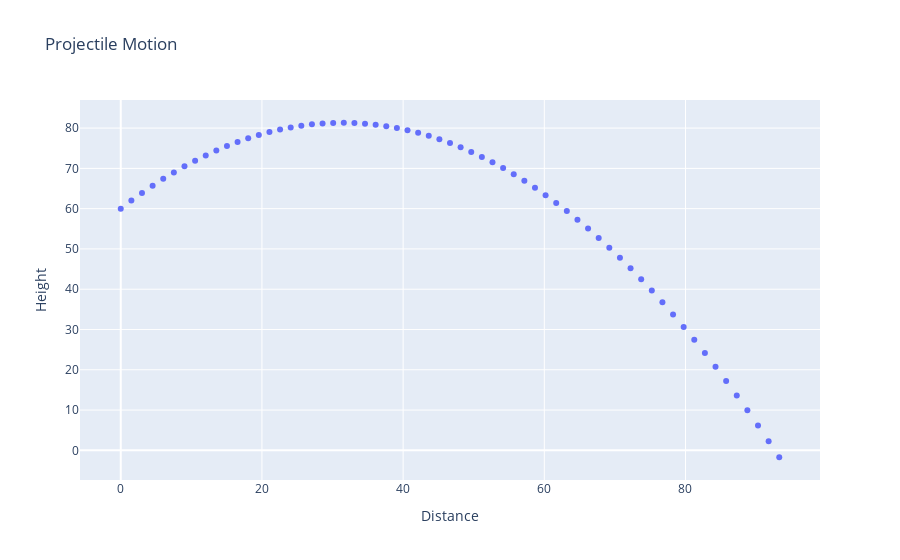

Source (notebook cell):
### Markdown cell above
RUN ANACONDA AS ADMINISTRATION !!!!! 
to install from anaconda prompt:
conda install -c plotly plotly

### Code cell
import math
import numpy as np
import plotly
from plotly import __version__
#import plotly.graph_objects as go
import plotly.express as px

#parameters
h = 60.0       #starting height
dist = 0.0     #starting x location, 
a = -9.81     #acceleration due to gravity
angle = 53.0  #degrees upward
v = 25.0      #m/s
t = 0.0       #time at start of launch
deltaT = 0.1  #time intervals to plot
theta = angle * math.pi / 180.0
x = [0]
y = [h]
v_y0 = v * math.sin(theta)
v_x0 = v * math.cos(theta)
N = 0

#generate data
while h >= 0:
    dx =  v_x0 * deltaT     #there is a shortcut, but keeping x and y calculations the same
    dy =  (v_y0 + a * t) * deltaT
    h += dy
    dist += dx
    #print(round(t, 2) , round(dist,2), round(h, 2))  
    #motion.set_data(dx, h)
    x.append(dist)
    y.append(h)
    t += deltaT
    N += 1

xm = 0
xM = np.max(x) +  .2
ym = 0
yM = np.max(y) + 10
s = np.linspace(-1, 1, N)
xx = x
yy = y

""""
fig = go.Figure(
    data= go.Scatter(x=x, y=y, 
                     mode="lines", line=dict(width=2, color="blue")),
                go.Scatter(x=x, y=y, 
                        mode="lines", line=dict(width=2, color="blue")),
    layout = go.Layout(
        xaxis=dict(rangex[xm,xM], autorange=False, zeroline=False),
        yaxis=dict(rangex[ym,yM], autorange=False, zeroline=False),
        title_text="Projectile Motion", hovermode="closest",
        updatemenus=[dict(type="buttons", buttons=[dict(label="Play", method="animate",
                                                       args=[None])])]),
    frames=[go.Frame(
        data=[go.Scatter(
            x=x,
            y=y,
            mode="markers",
            marker=dict(color="red", size=10))])
            
    for k in range(N)]
)
"""
fig = px.scatter(x=x,y=y, labels={'y':'Height', 'x':'Distance'}, title='Projectile Motion')
fig.show()

### Figure 1 — Plotly figure (JSON) as saved in the notebook; plotly's stock layout.template omitted (floating-point values rounded to 4 significant figures)
{"data": [{"hoverlabel": {"namelength": 0}, "hovertemplate": "Distance=%{x}<br>Height=%{y}", "legendgroup": "", "marker": {"color": "#636efa", "symbol": "circle"}, "mode": "markers", "name": "", "showlegend": false, "type": "scatter", "x": [0, 1.505, 3.009, 4.514, 6.018, 7.523, 9.027, 10.53, 12.04, 13.54, 15.05, 16.55, 18.05, 19.56, 21.06, 22.57, 24.07, 25.58, 27.08, 28.59, 30.09, 31.6, 33.1, 34.6, 36.11, 37.61, 39.12, 40.62, 42.13, 43.63, 45.14, 46.64, 48.15, 49.65, 51.15, 52.66, 54.16, 55.67, 57.17, 58.68, 60.18, 61.69, 63.19, 64.7, 66.2, 67.7, 69.21, 70.71, 72.22, 73.72, 75.23, 76.73, 78.24, 79.74, 81.25, 82.75, 84.25, 85.76, 87.26, 88.77, 90.27, 91.78, 93.28], "xaxis": "x", "y": [60, 62.0, 63.9, 65.7, 67.4, 69.0, 70.51, 71.92, 73.23, 74.44, 75.55, 76.57, 77.48, 78.3, 79.03, 79.65, 80.17, 80.6, 80.93, 81.16, 81.29, 81.33, 81.26, 81.1, 80.84, 80.48, 80.03, 79.47, 78.82, 78.07, 77.22, 76.28, 75.23, 74.09, 72.85, 71.51, 70.07, 68.54, 66.91, 65.17, 63.35, 61.42, 59.39, 57.27, 55.05, 52.73, 50.31, 47.79, 45.18, 42.47, 39.66, 36.75, 33.74, 30.64, 27.43, 24.13, 20.73, 17.24, 13.64, 9.95, 6.158, 2.269, -1.719], "yaxis": "y"}], "layout": {"legend": {"tracegroupgap": 0}, "title": {"text": "Projectile Motion"}, "xaxis": {"anchor": "y", "domain": [0, 1], "title": {"text": "Distance"}}, "yaxis": {"anchor": "x", "domain": [0, 1], "title": {"text": "Height"}}}}
